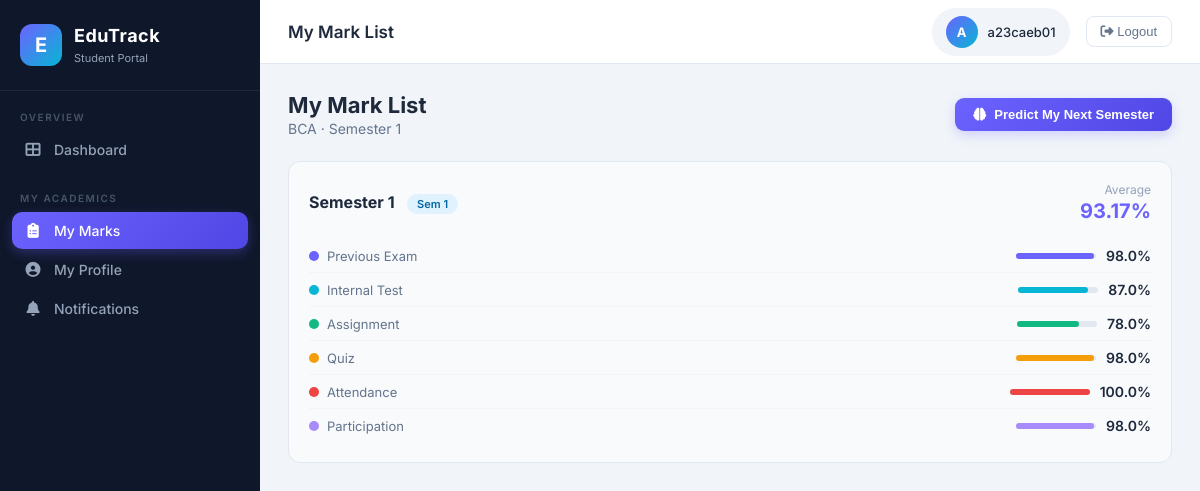
Screenshot of /student/marklist/ (signed in) with the database file from the repository.
### core/models.py (models this page shows, shortened)
class Student(models.Model):
    user = models.OneToOneField(User, on_delete=models.CASCADE, related_name='student_profile')
    student_id = models.CharField(max_length=20, unique=True)
    first_name = models.CharField(max_length=100)
    last_name = models.CharField(max_length=100)
    email = models.EmailField(unique=True)
    department = models.CharField(max_length=20, choices=DEPARTMENT_CHOICES)
    semester = models.CharField(max_length=2, choices=SEMESTER_CHOICES)
    phone_number = models.CharField(max_length=15, blank=True)
    address = models.TextField(blank=True)
    dob = models.DateField(null=True, blank=True)
    created_at = models.DateTimeField(auto_now_add=True)

class Score(models.Model):
    student = models.ForeignKey(Student, on_delete=models.CASCADE, related_name='scores')
    faculty = models.ForeignKey(Faculty, on_delete=models.SET_NULL, null=True, related_name='uploaded_scores')
    semester = models.CharField(max_length=2, choices=SEMESTER_CHOICES)
    previous_exam_marks = models.FloatField(default=0)
    internal_test_marks = models.FloatField(default=0)
    assignment_score = models.FloatField(default=0)
    quiz_score = models.FloatField(default=0)
    attendance_percentage = models.FloatField(default=0)
    class_participation = models.FloatField(default=0)
    uploaded_at = models.DateTimeField(auto_now_add=True)
    updated_at = models.DateTimeField(auto_now=True)
    class Meta:
        unique_together = ('student', 'semester')
    def get_average(self):
        fields = [self.previous_exam_marks, self.internal_test_marks,
                  self.assignment_score, self.quiz_score,
                  self.attendance_percentage, self.class_participation]
        return round(sum(fields) / len(fields), 2)

### core/views.py (the view)
        def wrapper(request, *args, **kwargs):
            if not request.session.get('user_id'):
                return redirect('login')
            if roles and request.session.get('role') not in roles:
                return redirect('login')
            return view_func(request, *args, **kwargs)

### core/views.py (called while the page is built)
def login_required_role(*roles):
    def decorator(view_func):
        def wrapper(request, *args, **kwargs):
            if not request.session.get('user_id'):
                return redirect('login')
            if roles and request.session.get('role') not in roles:
                return redirect('login')
            return view_func(request, *args, **kwargs)
        wrapper.__name__ = view_func.__name__
        return wrapper
    return decorator

def get_current_user(request):
    uid = request.session.get('user_id')
    if uid:
        return User.objects.filter(id=uid).first()
    return None

@login_required_role('student')
def student_marklist(request):
    user = get_current_user(request)
    student = get_object_or_404(Student, user=user)
    raw_scores = student.scores.all().order_by('semester')
    score_colors = ['#6C63FF','#06b6d4','#10b981','#f59e0b','#ef4444','#a78bfa']
    score_labels = ['Previous Exam','Internal Test','Assignment','Quiz','Attendance','Participation']
    scores = []
    for s in raw_scores:
        vals = [s.previous_exam_marks, s.internal_test_marks, s.assignment_score,
                s.quiz_score, s.attendance_percentage, s.class_participation]
        s.fields = list(zip(score_labels, vals, score_colors))
        scores.append(s)
    return render(request, 'student/marklist.html', {'student': student, 'scores': scores, 'unread_count': student.notifications.filter(is_read=False).count()})

### templates/student/marklist.html (shortened to what this page needs)
{% extends 'student/base_student.html' %}
{% block page_title %}My Mark List{% endblock %}
{% block content %}
<div class="page-header">
  <div><h1>My Mark List</h1><p>{{ student.department }} · Semester {{ student.semester }}</p></div>
  <button class="btn btn-primary" onclick="openPredictModal()">
    <i class="fas fa-brain"></i> Predict My Next Semester
  </button>
</div>
{% if scores %}
  {% for s in scores %}
  <div class="score-card">
    <div class="score-card-header">
      <div>
        <span style="font-size:16px;font-weight:700;color:#1e293b">Semester {{ s.semester }}</span>
        <span class="badge badge-sem" style="margin-left:8px">Sem {{ s.semester }}</span>
      </div>
      <div style="text-align:right">
        <div style="font-size:12px;color:#94a3b8;margin-bottom:2px">Average</div>
        <div style="font-size:20px;font-weight:700;color:#6C63FF">{{ s.get_average }}%</div>
      </div>
    </div>
    {% for label, val, color in s.fields %}
    <div class="score-field">
      <div class="score-label">
        <span style="width:10px;height:10px;border-radius:50%;background:{{ color }};display:inline-block"></span>
        {{ label }}
      </div>
      <div style="display:flex;align-items:center;gap:10px">
        <div class="score-bar-wrap">
          <div class="score-bar" style="width:{{ val }}%;background:{{ color }}"></div>
        </div>
        <span class="score-value">{{ val }}%</span>
      </div>
    </div>
    {% endfor %}
  </div>
  {% endfor %}
{% endif %}
{% endblock %}

### templates/student/base_student.html (shortened to what this page needs)
{% extends 'base.html' %}
{% block role_label %}Student Portal{% endblock %}
{% block sidebar_nav %}
<div class="nav-section">
  <div class="nav-section-title">Overview</div>
  <a href="{% url 'student_dashboard' %}" class="nav-item {% if request.resolver_match.url_name == 'student_dashboard' %}active{% endif %}">
    <i class="fas fa-th-large"></i> Dashboard
  </a>
</div>
<div class="nav-section">
  <div class="nav-section-title">My Academics</div>
  <a href="{% url 'student_marklist' %}" class="nav-item {% if request.resolver_match.url_name == 'student_marklist' %}active{% endif %}">
    <i class="fas fa-clipboard-list"></i> My Marks
  </a>
  <a href="{% url 'student_profile' %}" class="nav-item {% if request.resolver_match.url_name == 'student_profile' %}active{% endif %}">
    <i class="fas fa-user-circle"></i> My Profile
  </a>
  <a href="{% url 'student_notifications' %}" class="nav-item {% if request.resolver_match.url_name == 'student_notifications' %}active{% endif %}">
    <i class="fas fa-bell"></i> Notifications
  </a>
</div>
{% endblock %}

### templates/base.html (shortened to what this page needs)
<!DOCTYPE html>
<html lang="en">
<head>
<link href="https://cdnjs.cloudflare.com/ajax/libs/font-awesome/6.4.0/css/all.min.css" rel="stylesheet"/>
</head>
<body>
<aside class="sidebar">
  <div class="sidebar-brand">
    <div class="logo">E</div>
    <div>
      <h2>EduTrack</h2>
      <span>{% block role_label %}Portal{% endblock %}</span>
    </div>
  </div>
  <nav class="sidebar-nav">
    {% block sidebar_nav %}{% endblock %}
  </nav>
</aside>
<div class="main-content">
  <header class="topbar">
    <div class="topbar-left">
      <span class="topbar-title">{% block page_title %}Dashboard{% endblock %}</span>
    </div>
    <div class="topbar-right">
      <div class="user-pill">
        <div class="avatar">{{ request.session.username|first|upper }}</div>
        <span>{{ request.session.username }}</span>
      </div>
      <a href="{% url 'logout' %}"><button class="btn-logout"><i class="fas fa-sign-out-alt"></i> Logout</button></a>
    </div>
  </header>
  <main class="page-content">
    {% block content %}{% endblock %}
  </main>
</div>
</body>
</html>

### templates/base.html (style rules this page uses)
:root { --primary: #6C63FF; --primary-dark: #4f46e5; --secondary: #06b6d4; --accent: #f59e0b; --success: #10b981; --danger: #ef4444; --warning: #f59e0b; --sidebar-bg: #0f172a; --sidebar-text: #94a3b8; --sidebar-active: #6C63FF; --card-bg: #fff; --body-bg: #f1f5f9; --text-primary: #1e293b; --text-secondary: #64748b; --border: #e2e8f0; --shadow: 0 4px 24px rgba(108,99,255,0.08); --radius: 14px; }
* { margin:0; padding:0; box-sizing:border-box; }
body { font-family:'Inter',sans-serif; background:var(--body-bg); color:var(--text-primary); display:flex; min-height:100vh; }
.sidebar { width: 260px; min-height:100vh; background:var(--sidebar-bg); display:flex; flex-direction:column; position:fixed; left:0; top:0; bottom:0; z-index:100; transition:all .3s; }
.sidebar-brand { padding:24px 20px; border-bottom:1px solid #1e293b; display:flex; align-items:center; gap:12px; }
.sidebar-brand .logo { width:42px; height:42px; background:linear-gradient(135deg,var(--primary),var(--secondary)); border-radius:12px; display:flex; align-items:center; justify-content:center; font-size:20px; color:#fff; font-weight:700; }
.sidebar-brand h2 { color:#fff; font-size:18px; font-weight:700; letter-spacing:.5px; }
.sidebar-brand span { color:var(--sidebar-text); font-size:11px; }
.sidebar-nav { flex:1; padding:20px 12px; overflow-y:auto; }
.nav-section { margin-bottom:24px; }
.nav-section-title { color:#475569; font-size:10px; font-weight:600; letter-spacing:1.5px; text-transform:uppercase; padding:0 8px; margin-bottom:8px; }
.nav-item { display:flex; align-items:center; gap:12px; padding:10px 12px; border-radius:10px; color:var(--sidebar-text); text-decoration:none; font-size:14px; font-weight:500; transition:all .2s; margin-bottom:2px; cursor:pointer; }
.nav-item.active { background:linear-gradient(135deg,var(--primary),var(--primary-dark)); color:#fff; box-shadow:0 4px 12px rgba(108,99,255,.3); }
.nav-item i { width:18px; text-align:center; font-size:15px; }
.main-content { margin-left:260px; flex:1; display:flex; flex-direction:column; min-height:100vh; }
.topbar { background:#fff; border-bottom:1px solid var(--border); padding:0 28px; height:64px; display:flex; align-items:center; justify-content:space-between; position:sticky; top:0; z-index:90; }
.topbar-left { display:flex; align-items:center; gap:16px; }
.topbar-title { font-size:17px; font-weight:600; color:var(--text-primary); }
.topbar-right { display:flex; align-items:center; gap:16px; }
.user-pill { display:flex; align-items:center; gap:10px; background:var(--body-bg); padding:8px 14px; border-radius:50px; }
.user-pill .avatar { width:32px; height:32px; background:linear-gradient(135deg,var(--primary),var(--secondary)); border-radius:50%; display:flex; align-items:center; justify-content:center; color:#fff; font-size:13px; font-weight:700; }
.user-pill span { font-size:13px; font-weight:500; }
.btn-logout { background:none; border:1px solid var(--border); color:var(--text-secondary); padding:7px 14px; border-radius:8px; cursor:pointer; font-size:13px; font-weight:500; transition:all .2s; }
.page-content { padding:28px; flex:1; }
.badge { display:inline-block; padding:3px 10px; border-radius:20px; font-size:11px; font-weight:600; }
.badge-sem { background:#e0f2fe; color:#0369a1; }
.btn { display:inline-flex; align-items:center; gap:8px; padding:9px 18px; border-radius:9px; font-size:13px; font-weight:600; cursor:pointer; transition:all .2s; border:none; text-decoration:none; }
.btn-primary { background:linear-gradient(135deg,var(--primary),var(--primary-dark)); color:#fff; box-shadow:0 4px 12px rgba(108,99,255,.25); }
.page-header { display:flex; align-items:center; justify-content:space-between; margin-bottom:24px; }
.page-header h1 { font-size:22px; font-weight:700; }
.page-header p { font-size:14px; color:var(--text-secondary); margin-top:2px; }

### rows the page displays
Student: department "BCA", semester "1"
Score: semester "1", get_average "93.17", fields "Previous Exam" "Internal Test" "Assignment" "Quiz" "Attendance" "Participation", fields "98.0" "87.0" "78.0" "98.0" "100.0" "98.0"

### other values shown
{{ request.session.username|first|upper }} "A"
{{ request.session.username }} "a23caeb01"
